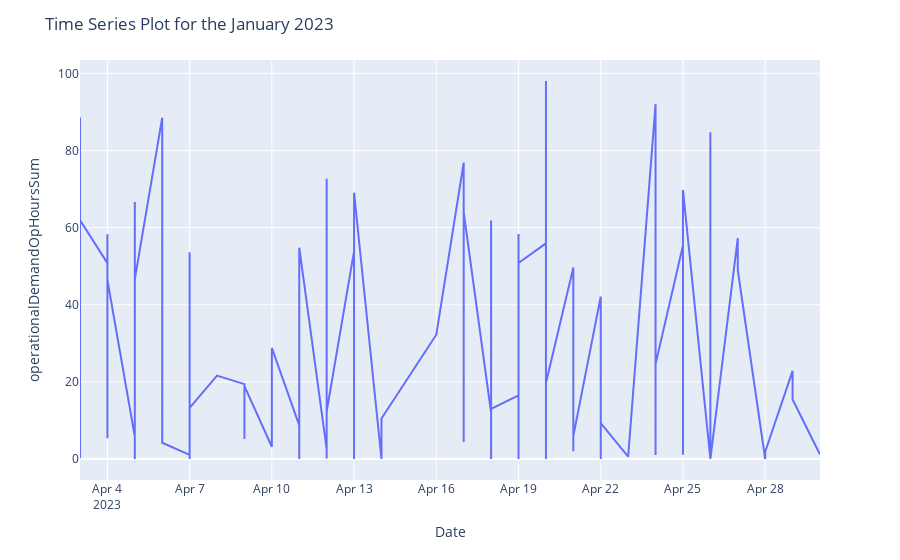

Write notebook code for a chart like this one.
### Code cell
import plotly.express as px

#Line graphs to assess typical trend of operational hours within a week
fig = px.line(month1_df, x='operationalDemandDate', y='operationalDemandOpHoursSum')

#Appropiate axis labelling
fig.update_xaxes(title_text='Date')
fig.update_yaxes(title_text='operationalDemandOpHoursSum')

#title labelling
fig.update_layout(title='Time Series Plot for the January 2023')

fig.show()
